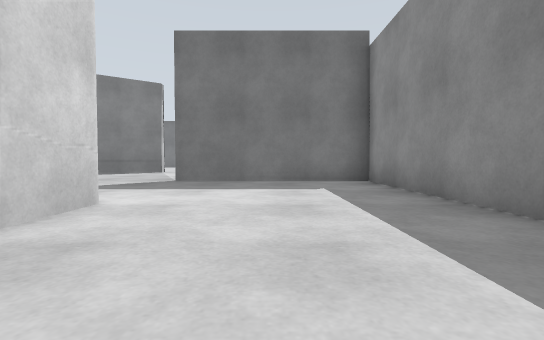
View 1 (above)

19 first-person views from a walk through a robot-simulator world made for Gazebo. The camera is 0.29 m above the floor, tilts 2° down and sees 85° across. The floor is counted in squares, 0.5 m on a side. Each view is taken from the middle of a square. On the plan, view 1 faces up. The plan holds only what a view shows up to about 9 squares ahead; the rest is blank.

View 2
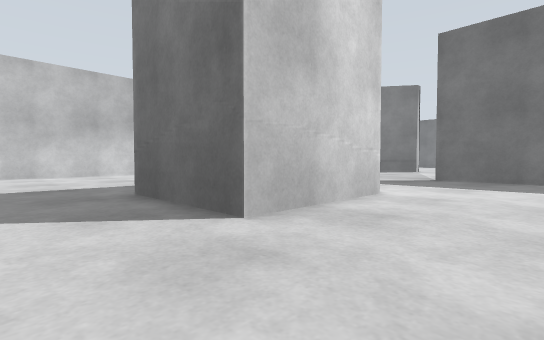

View 3
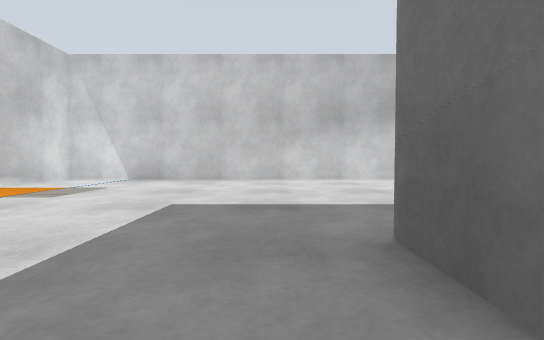

View 4
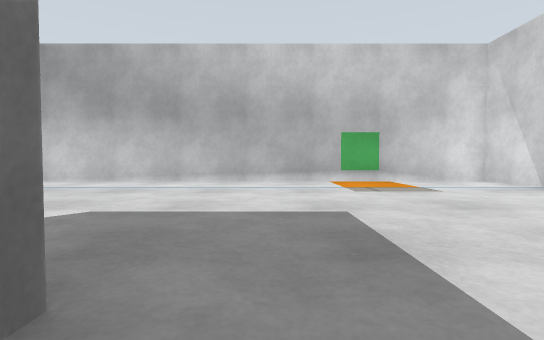

View 5
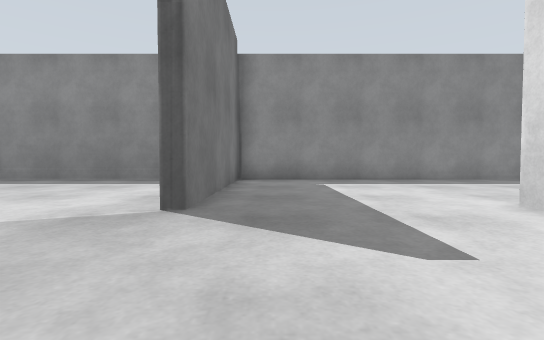

View 6
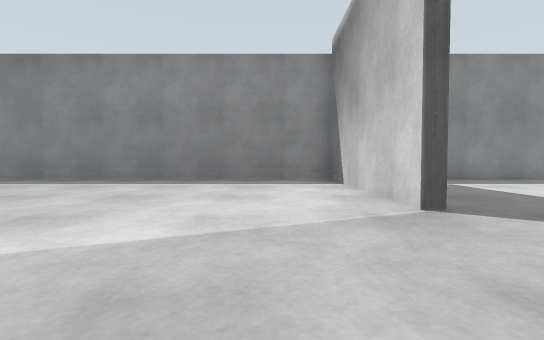

View 7
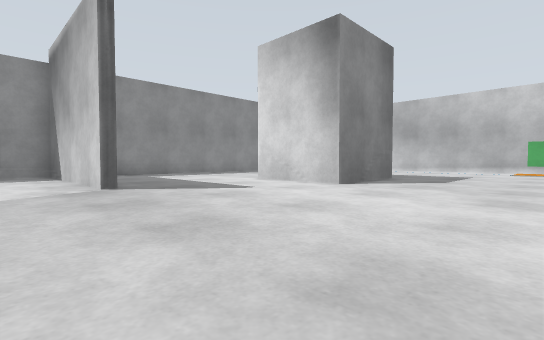

View 8
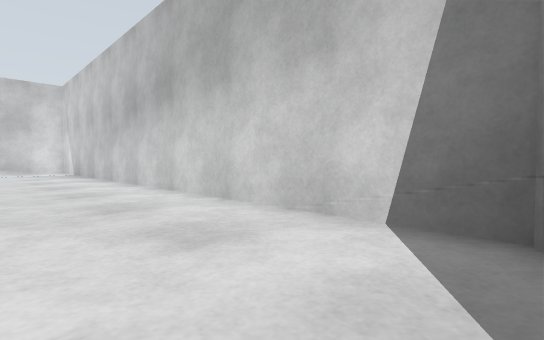

View 9
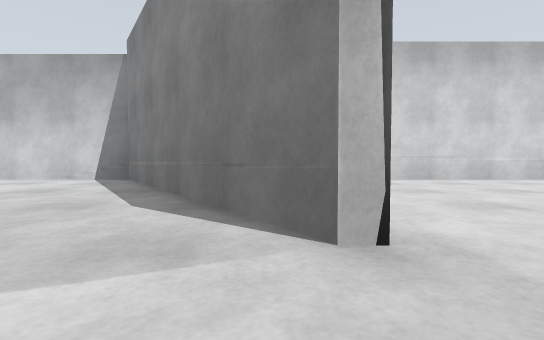

View 10
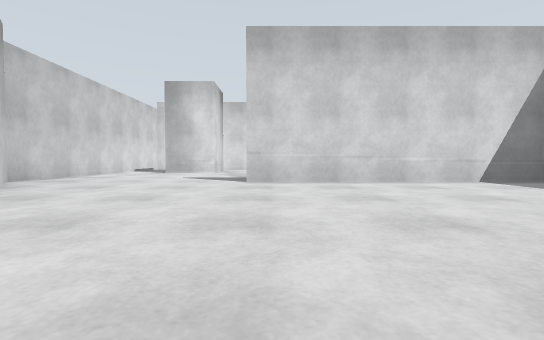

View 11
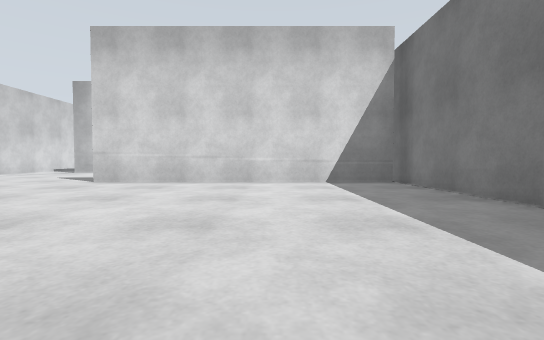

View 12
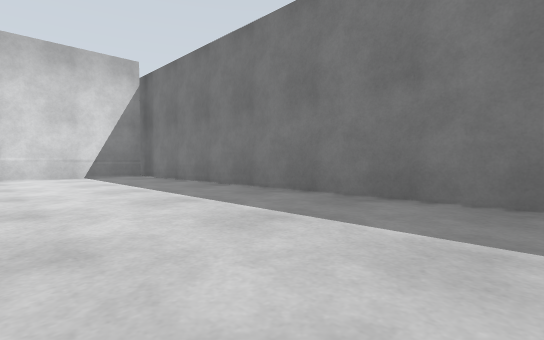

View 13
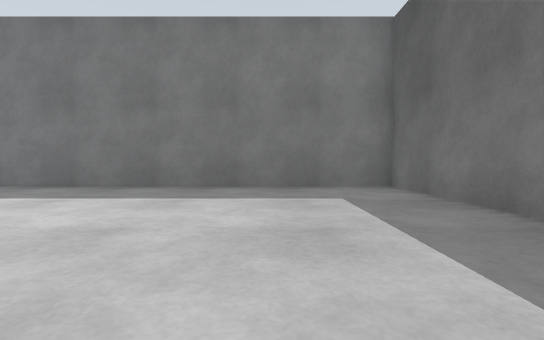

View 14
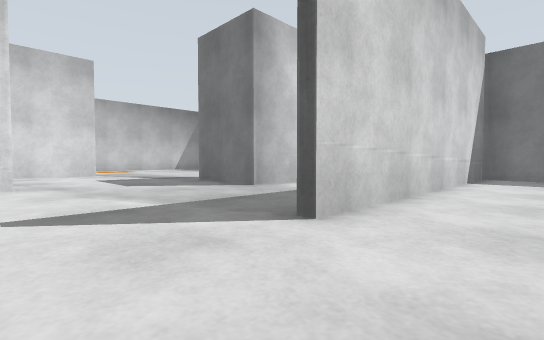

View 15
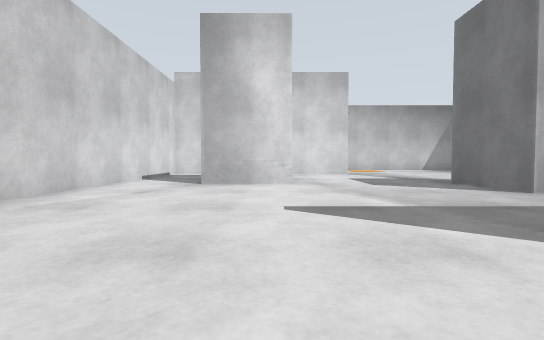

View 16
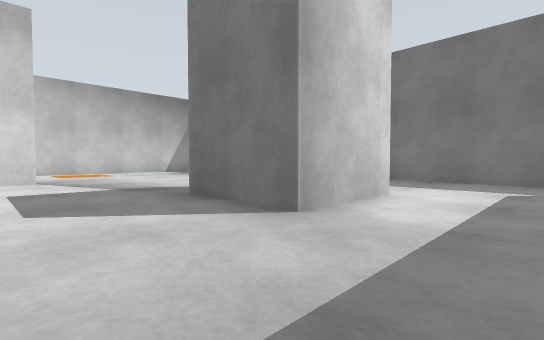

View 17
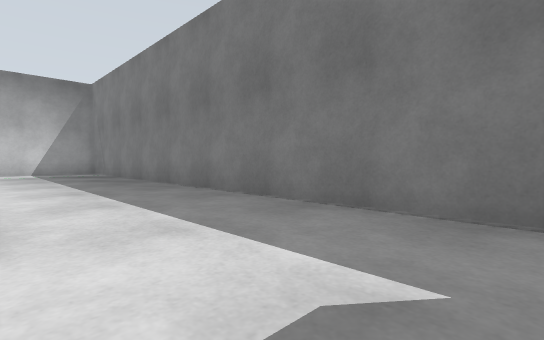

View 18
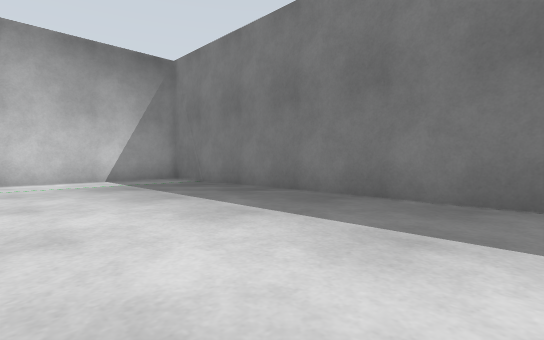

View 19
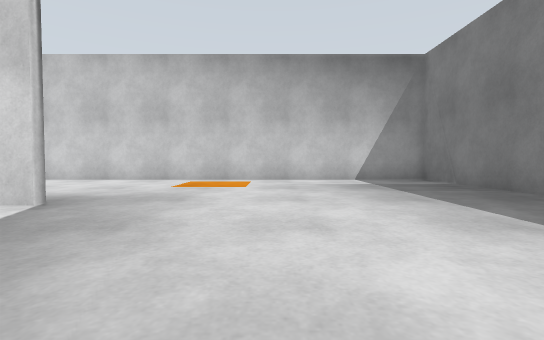

### Floor plan
Points are (right, up) in squares from view 1. A wall is a line through its corners. A room is listed if a view was taken in it or the views show most of it. See-through windows are left out.
Room 1 (views 1, 2, 3, 4, 5, 6, 7, 8, 9, 10, 11, 12, 13, 14, 15, 16, 17, 18, 19)
walls: (-5, 13.9) (-5, 13.4) (-11.6, 8.9) (-11.6, -5.8) (0.1, -5.8); (-2.6, 8.3) (2.6, 8.3); (-17, 13.5) (-17, 11.2); (-5.1, 3.9) (-2.3, 3.9) (-2.3, 0.9) (-5.1, 0.9) (-5.1, 3.9); (-15.1, 20) (-15.1, 17.5) (-17.5, 17.5); (-19, 9.2) (-11.6, 9.2) (-10.7, 9.8); (-11.6, 23.2) (-11.6, 15.2); (2.6, 8) (-2.6, 8); (-21.7, 16) (-21.7, 13.8); (2.6, 19.8) (2.6, 23.4) (-26.6, 23.4) (-26.6, 12.4); (2.6, -0.2) (2.6, 17.9)

Where each view was taken, in squares from view 1:
view 1: 0 up, 0 right, facing up
view 2: 1 down, 0 right, facing up-left
view 3: 0 up, 3 left, facing left
view 4: 2 up, 6 left, facing down
view 5: 7 up, 6 left, facing right
view 6: 10 up, 6 left, facing right
view 7: 10 up, 9 left, facing down-right
view 8: 9 up, 9 left, facing down-left
view 9: 13 up, 3 left, facing left
view 10: 16 up, 4 left, facing left
view 11: 20 up, 4 left, facing left
view 12: 19 up, 1 left, facing up-left
view 13: 17 up, 0 right, facing up
view 14: 13 up, 10 left, facing up-left
view 15: 13 up, 10 left, facing left
view 16: 15 up, 13 left, facing up-left
view 17: 20 up, 13 left, facing up-left
view 18: 19 up, 18 left, facing up-left
view 19: 19 up, 18 left, facing left
